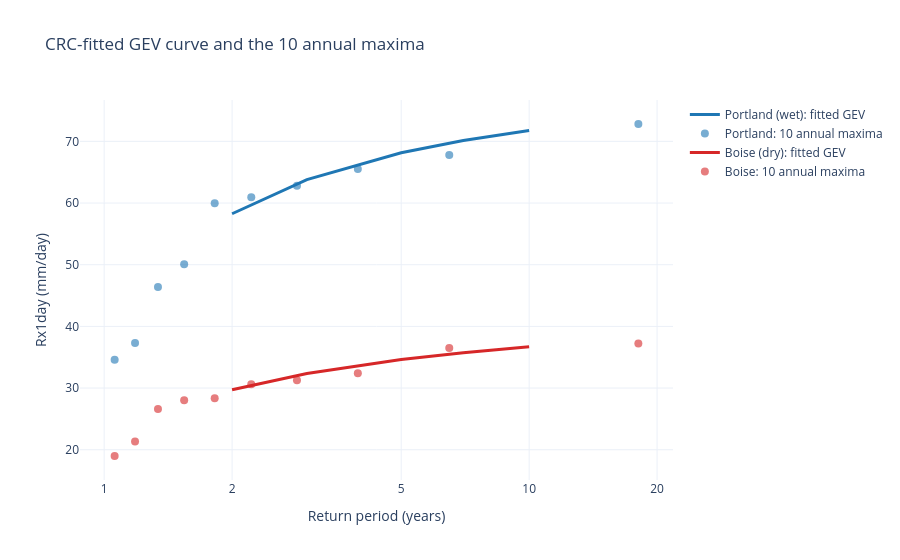

This figure's notebook cell:
### Markdown cell above
## 4. Look closer: the 10 values behind a curve, and the map

`annual_extremes()` returns the exact per-year, per-cell values the fit saw. The
dots are one cell's 10 annual maxima at their empirical return periods; the line
is the fitted curve read back through the evaluator at the nearest model cell. A
wet coastal city (Portland) and a dry interior one (Boise) bracket the range. The
map reads one value per H3 cell, the 10-year Rx1day, and the dense tiling fills
the box.

### Code cell
annual = plan.annual_extremes().to_pandas()  # year, latitude, longitude, value
cells = annual[["latitude", "longitude"]].drop_duplicates().to_numpy()


def nearest_cell(lon, lat):
    distance = (cells[:, 0] - lat) ** 2 + ((cells[:, 1] - lon) * np.cos(np.radians(lat))) ** 2
    return tuple(cells[distance.argmin()])


CURVE_RPS = [2, 3, 5, 7, 10]
SHOWN = {"Portland": "#1f77b4", "Boise": "#d62728"}
nearest = {name: nearest_cell(*CITIES[name]) for name in SHOWN}
curve_assets = pa.table({
    "asset_id": list(nearest),
    "longitude": [lon for _, lon in nearest.values()],
    "latitude": [lat for lat, _ in nearest.values()],
})
curve_path = DATA_DIR / "cmip6_pnw_rx1day_curves.parquet"
rx.for_assets(curve_assets).return_periods(CURVE_RPS).write_parquet(curve_path)
curves = pq.read_table(curve_path).to_pandas().set_index("asset_id")

fig_curves = go.Figure()
for name, color in SHOWN.items():
    cell_lat, cell_lon = nearest[name]
    series = annual[(annual["latitude"] == cell_lat) & (annual["longitude"] == cell_lon)]
    periods, values = plotting_position_curve(series["value"].to_numpy(), "upper")
    fig_curves.add_trace(go.Scatter(
        x=CURVE_RPS, y=[curves.loc[name, f"value_rp{rp}"] for rp in CURVE_RPS],
        mode="lines", line=dict(color=color, width=3),
        name=f"{name} ({'wet' if name == 'Portland' else 'dry'}): fitted GEV"))
    fig_curves.add_trace(go.Scatter(
        x=periods, y=values, mode="markers", marker=dict(color=color, size=8, opacity=0.6),
        name=f"{name}: {len(series)} annual maxima"))
fig_curves.update_layout(
    title="CRC-fitted GEV curve and the 10 annual maxima",
    xaxis=dict(title="Return period (years)", type="log", tickvals=[1, 2, 5, 10, 20],
               ticktext=["1", "2", "5", "10", "20"]),
    yaxis_title="Rx1day (mm/day)",
)
fig_curves.show()

### Figure 1 — Plotly figure (JSON) as saved in the notebook; plotly's stock layout.template omitted (floating-point values rounded to 4 significant figures)
{"data": [{"line": {"color": "#1f77b4", "width": 3}, "mode": "lines", "name": "Portland (wet): fitted GEV", "type": "scatter", "x": [2, 3, 5, 7, 10], "y": [58.26, 63.8, 68.14, 70.13, 71.75]}, {"marker": {"color": "#1f77b4", "opacity": 0.6, "size": 8}, "mode": "markers", "name": "Portland: 10 annual maxima", "type": "scatter", "x": [1.059, 1.182, 1.339, 1.543, 1.82, 2.219, 2.843, 3.953, 6.487, 18.07], "y": [34.59, 37.31, 46.4, 50.08, 59.96, 60.92, 62.81, 65.52, 67.8, 72.82]}, {"line": {"color": "#d62728", "width": 3}, "mode": "lines", "name": "Boise (dry): fitted GEV", "type": "scatter", "x": [2, 3, 5, 7, 10], "y": [29.73, 32.37, 34.62, 35.74, 36.7]}, {"marker": {"color": "#d62728", "opacity": 0.6, "size": 8}, "mode": "markers", "name": "Boise: 10 annual maxima", "type": "scatter", "x": [1.059, 1.182, 1.339, 1.543, 1.82, 2.219, 2.843, 3.953, 6.487, 18.07], "y": [18.98, 21.32, 26.61, 28.02, 28.36, 30.62, 31.29, 32.38, 36.48, 37.22]}], "layout": {"title": {"text": "CRC-fitted GEV curve and the 10 annual maxima"}, "xaxis": {"ticktext": ["1", "2", "5", "10", "20"], "tickvals": [1, 2, 5, 10, 20], "title": {"text": "Return period (years)"}, "type": "log"}, "yaxis": {"title": {"text": "Rx1day (mm/day)"}}}}
